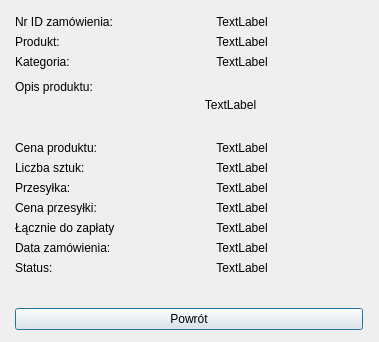
<?xml version="1.0" encoding="UTF-8"?>
<ui version="4.0">
 <class>Zamowienie_info</class>
 <widget class="QDialog" name="Zamowienie_info">
  <property name="geometry">
   <rect>
    <x>0</x>
    <y>0</y>
    <width>379</width>
    <height>342</height>
   </rect>
  </property>
  <property name="minimumSize">
   <size>
    <width>379</width>
    <height>342</height>
   </size>
  </property>
  <property name="maximumSize">
   <size>
    <width>379</width>
    <height>342</height>
   </size>
  </property>
  <property name="windowTitle">
   <string>Dialog</string>
  </property>
  <widget class="QWidget" name="">
   <property name="geometry">
    <rect>
     <x>15</x>
     <y>15</y>
     <width>348</width>
     <height>315</height>
    </rect>
   </property>
   <layout class="QVBoxLayout" name="verticalLayout">
    <item>
     <layout class="QFormLayout" name="formLayout">
      <item row="1" column="0">
       <widget class="QLabel" name="label">
        <property name="text">
         <string>Nr ID zamówienia:</string>
        </property>
       </widget>
      </item>
      <item row="2" column="0">
       <widget class="QLabel" name="label_2">
        <property name="text">
         <string>Produkt:</string>
        </property>
       </widget>
      </item>
      <item row="2" column="1">
       <widget class="QLabel" name="produkt">
        <property name="text">
         <string>TextLabel</string>
        </property>
        <property name="alignment">
         <set>Qt::AlignCenter</set>
        </property>
       </widget>
      </item>
      <item row="5" column="0">
       <widget class="QLabel" name="label_8">
        <property name="text">
         <string>Cena produktu:</string>
        </property>
       </widget>
      </item>
      <item row="5" column="1">
       <widget class="QLabel" name="cena">
        <property name="text">
         <string>TextLabel</string>
        </property>
        <property name="alignment">
         <set>Qt::AlignCenter</set>
        </property>
       </widget>
      </item>
      <item row="6" column="0">
       <widget class="QLabel" name="label_7">
        <property name="text">
         <string>Liczba sztuk:</string>
        </property>
       </widget>
      </item>
      <item row="8" column="0">
       <widget class="QLabel" name="label_3">
        <property name="text">
         <string>Przesyłka:</string>
        </property>
       </widget>
      </item>
      <item row="8" column="1">
       <widget class="QLabel" name="przesylka">
        <property name="text">
         <string>TextLabel</string>
        </property>
        <property name="alignment">
         <set>Qt::AlignCenter</set>
        </property>
       </widget>
      </item>
      <item row="9" column="0">
       <widget class="QLabel" name="label_4">
        <property name="text">
         <string>Cena przesyłki:</string>
        </property>
       </widget>
      </item>
      <item row="9" column="1">
       <widget class="QLabel" name="cena_przesylki">
        <property name="text">
         <string>TextLabel</string>
        </property>
        <property name="alignment">
         <set>Qt::AlignCenter</set>
        </property>
       </widget>
      </item>
      <item row="10" column="0">
       <widget class="QLabel" name="label_5">
        <property name="text">
         <string>Łącznie do zapłaty</string>
        </property>
       </widget>
      </item>
      <item row="10" column="1">
       <widget class="QLabel" name="do_zaplaty">
        <property name="text">
         <string>TextLabel</string>
        </property>
        <property name="alignment">
         <set>Qt::AlignCenter</set>
        </property>
       </widget>
      </item>
      <item row="11" column="0">
       <widget class="QLabel" name="label_6">
        <property name="text">
         <string>Data zamówienia:</string>
        </property>
       </widget>
      </item>
      <item row="11" column="1">
       <widget class="QLabel" name="data_zamowienia">
        <property name="text">
         <string>TextLabel</string>
        </property>
        <property name="alignment">
         <set>Qt::AlignCenter</set>
        </property>
       </widget>
      </item>
      <item row="12" column="0">
       <widget class="QLabel" name="label_9">
        <property name="text">
         <string>Status:</string>
        </property>
       </widget>
      </item>
      <item row="12" column="1">
       <widget class="QLabel" name="status">
        <property name="text">
         <string>TextLabel</string>
        </property>
        <property name="alignment">
         <set>Qt::AlignCenter</set>
        </property>
       </widget>
      </item>
      <item row="1" column="1">
       <widget class="QLabel" name="id">
        <property name="text">
         <string>TextLabel</string>
        </property>
        <property name="alignment">
         <set>Qt::AlignCenter</set>
        </property>
       </widget>
      </item>
      <item row="4" column="0">
       <widget class="QLabel" name="label_19">
        <property name="text">
         <string>Opis produktu: </string>
        </property>
       </widget>
      </item>
      <item row="3" column="0">
       <widget class="QLabel" name="label_21">
        <property name="text">
         <string>Kategoria:</string>
        </property>
       </widget>
      </item>
      <item row="3" column="1">
       <widget class="QLabel" name="kategoria">
        <property name="text">
         <string>TextLabel</string>
        </property>
        <property name="alignment">
         <set>Qt::AlignCenter</set>
        </property>
       </widget>
      </item>
      <item row="4" column="1">
       <widget class="QLabel" name="opis">
        <property name="minimumSize">
         <size>
          <width>219</width>
          <height>60</height>
         </size>
        </property>
        <property name="maximumSize">
         <size>
          <width>219</width>
          <height>60</height>
         </size>
        </property>
        <property name="text">
         <string>TextLabel</string>
        </property>
        <property name="alignment">
         <set>Qt::AlignCenter</set>
        </property>
       </widget>
      </item>
      <item row="6" column="1">
       <widget class="QLabel" name="sztuki">
        <property name="text">
         <string>TextLabel</string>
        </property>
        <property name="alignment">
         <set>Qt::AlignCenter</set>
        </property>
       </widget>
      </item>
     </layout>
    </item>
    <item>
     <widget class="QPushButton" name="powrot">
      <property name="text">
       <string>Powrót</string>
      </property>
     </widget>
    </item>
   </layout>
  </widget>
 </widget>
 <resources/>
 <connections/>
</ui>
